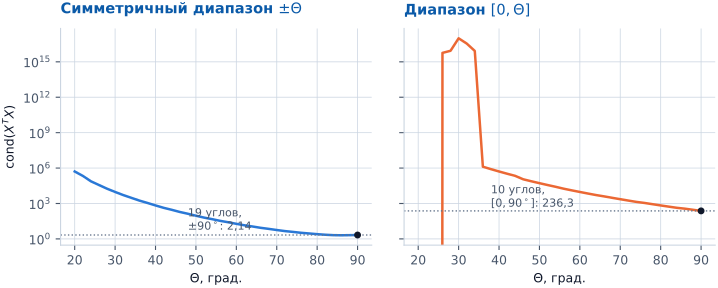

The Python source for this figure:
# -*- coding: utf-8 -*-
"""Рис. 5.1 -- cond(X^T X) как функция углового диапазона.

ЧИСТАЯ ГЕОМЕТРИЯ МАТРИЦЫ ПЛАНА (не данные, не подгонка): для базиса
{1, cos2*theta, sin2*theta, cos4*theta, sin4*theta} (§4) число обусловленности
X^T X зависит только от того, НА КАКИХ УГЛАХ стоят строки матрицы. Это разрешённое
самостоятельное вычисление курса (PLAN.md §5: "иллюстрации чистой математики...
геометрия матрицы плана" -- явное исключение из правила "новых расчётов не
делаем"). Две выделенные точки (cond=2.14 при 19 угол -90..90 и cond=236.3 при
10 углов 0..90, шаг 10 град.) воспроизводят уже известные числа
(research/results/two_wgp/a0_malus_linearization.json) как проверку правильности
расчёта -- сама кривая между ними является НОВЫМ элементом, но того же самого
типа чистой геометрии, без обращения к каким-либо измерениям.
"""

import sys
from pathlib import Path

REPO = Path(__file__).resolve().parents[4]
sys.path.insert(0, str(REPO))

import numpy as np

import pstyle as ps
import matplotlib.pyplot as plt

STEP = 10.0  # шаг между углами, как в реальном плане измерения


def design_matrix(angles_deg):
    th = np.deg2rad(np.asarray(angles_deg))
    return np.column_stack([
        np.ones_like(th), np.cos(2 * th), np.sin(2 * th),
        np.cos(4 * th), np.sin(4 * th),
    ])


def cond_for_angles(angles_deg):
    X = design_matrix(angles_deg)
    XtX = X.T @ X
    ev = np.linalg.eigvalsh(XtX)
    return ev[-1] / ev[0]


half_widths = np.arange(20, 91, 2.0)

cond_sym = []
cond_onesided = []
for half in half_widths:
    n_sym = int(round(2 * half / STEP)) + 1
    angles_sym = np.linspace(-half, half, n_sym)
    cond_sym.append(cond_for_angles(angles_sym))

    n_one = int(round(half / STEP)) + 1
    angles_one = np.linspace(0, half, n_one)
    cond_onesided.append(cond_for_angles(angles_one))

fig, (axS, axO) = plt.subplots(1, 2, figsize=(7.4, 3.1), sharey=True)

axS.plot(half_widths, cond_sym, color=ps.S1, lw=1.8)
axS.set_yscale("log")
axS.axhline(2.14, color=ps.REF, lw=1.0, ls=":")
axS.plot([90], [2.1380711874576988], "o", color=ps.INK, ms=4, zorder=5)
axS.annotate("19 углов,\n$\\pm90^\\circ$: 2,14", xy=(90, 2.14), xytext=(48, 6),
             fontsize=8, color=ps.INK_2)
ps.finish(axS, title=r"Симметричный диапазон $\pm\Theta$",
          xlabel=r"$\Theta$, град.", ylabel=r"$\mathrm{cond}(X^TX)$")

axO.plot(half_widths, cond_onesided, color=ps.S2, lw=1.8)
axO.set_yscale("log")
axO.axhline(236.3, color=ps.REF, lw=1.0, ls=":")
axO.plot([90], [236.29477120206943], "o", color=ps.INK, ms=4, zorder=5)
axO.annotate("10 углов,\n$[0,90^\\circ]$: 236,3", xy=(90, 236.3), xytext=(38, 420),
             fontsize=8, color=ps.INK_2)
ps.finish(axO, title=r"Диапазон $[0,\Theta]$",
          xlabel=r"$\Theta$, град.")

fig.tight_layout(w_pad=2.2)
ps.save(fig, "fig05_cond_curve")
